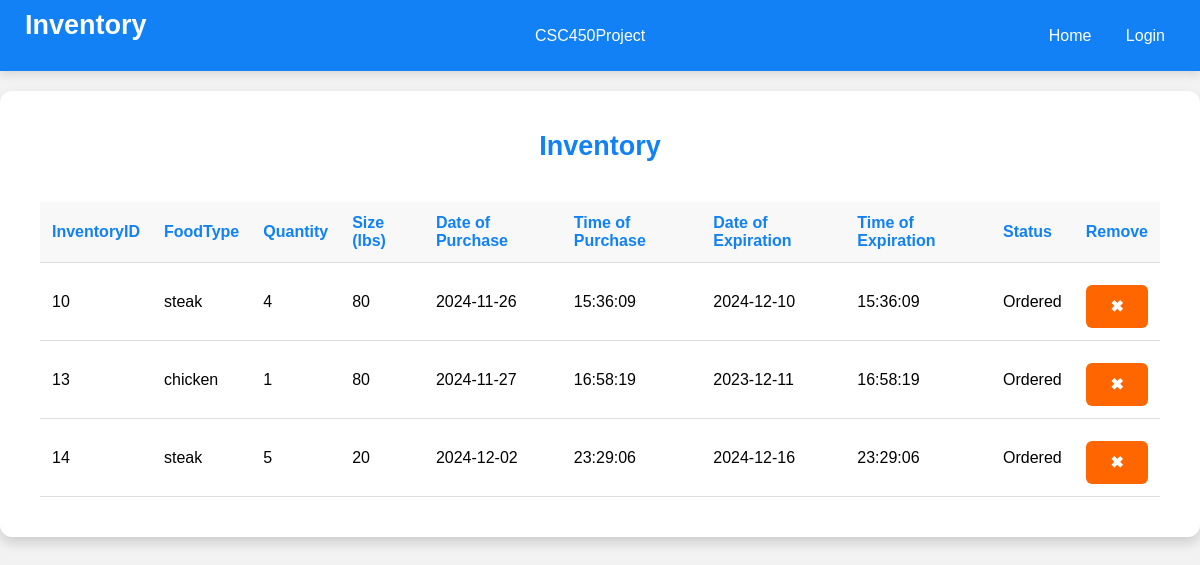
The page /inventory on the database as committed earlier.
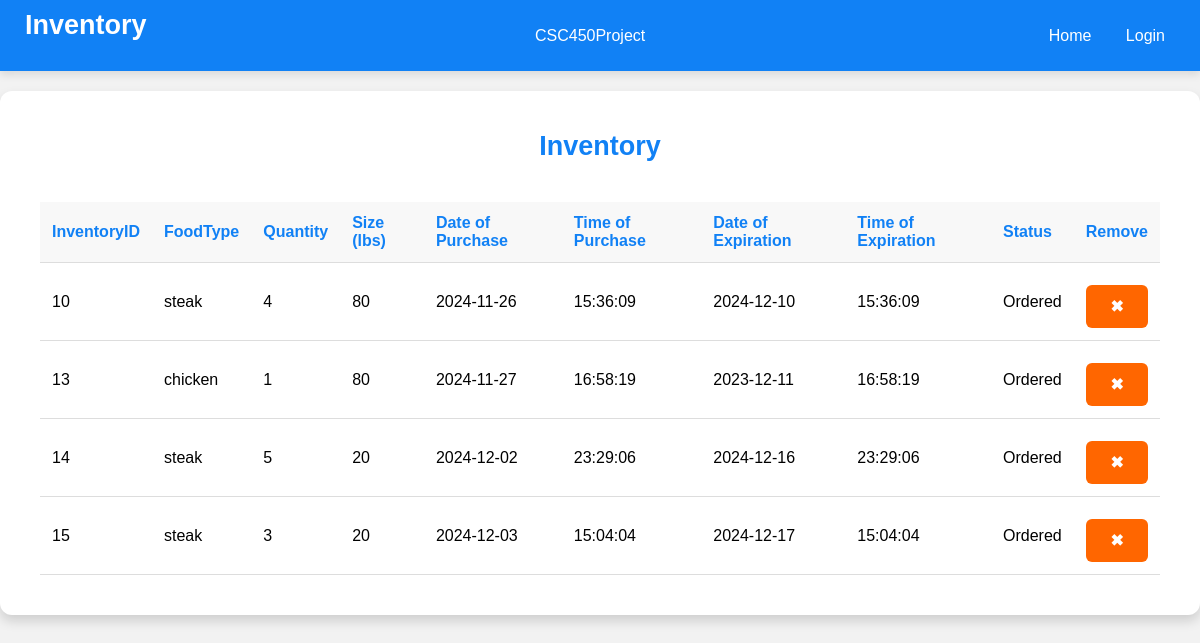
The same page on the database as committed later.
### tables this page shows
CREATE TABLE "Inventory" (
	"InventoryID"	INTEGER,
	"FoodType"	VARCHAR(10) NOT NULL,
	"Quantity"	INTEGER NOT NULL CHECK("Amount" >= 0),
	"Size"		INTEGER NOT NULL,
	"PurchaseDate"	DATE NOT NULL,
	"PurchaseTime"	TIME NOT NULL,
	"ExpirationDate"	DATE NOT NULL,
	"ExpirationTime"	TIME NOT NULL,
	"InventoryStatus"	VARCHAR(20) NOT NULL,
	PRIMARY KEY("InventoryID" AUTOINCREMENT)
);

### app.py (the view)
@app.route('/inventory', methods=['GET', 'POST'])
def inventory():
    session.pop('reservation_chosen', None)
    db = Database()
    inventory = db.getInventory()
    if request.method == 'POST':  # If removing an item
        inventoryID = request.form.get('inventory_id')
        db.removeItem(inventoryID)
        inventory = db.getInventory()
        account_id = db.get_id_from_email(session['email'])
        db.check_low_stock_and_notify(account_id)
    if 'email' in session and session.get('account_type') == 'employee':
        account_id = db.get_id_from_email(session['email'])
        db.notify_expired_items(account_id)
    return render_template('inventory.html', inventory=inventory)

### database.py (called while the page is built)
    def __del__(self):
        self.cursor.close()

    def getInventory(self):
        query = """
        SELECT *
        FROM INVENTORY
        ORDER BY INVENTORYID
        """
        self.cursor.execute(query)
        return self.cursor.fetchall()

### templates/inventory.html (shortened to what this page needs)
<!DOCTYPE html>
<html lang="en">
<head>
</head>
<body>
    <div class="navbar">
        <h1>Inventory</h1>
        <div class="brand">CSC450Project</div>
        <div>
            <a href="/home">Home</a>
            {% if session.get('email') %}
                <a href="/myReservations">My Reservations</a>
                <a href="/ordering">Order</a>
                <a href="/inventory">Inventory</a>
                <a href="/logout">Logout</a>
            {% else %}
                <a href="/login">Login</a>
            {% endif %}
        </div>
    </div>
    <div class="table-container">
        <h2>Inventory</h2>
        {% if inventory %}
        <table id="inventory-table">
            <thead>
                <tr>
                    <th>InventoryID</th>
                    <th>FoodType</th>
                    <th>Quantity</th>
                    <th>Size (lbs)</th>
                    <th>Date of Purchase</th>
                    <th>Time of Purchase</th>
                    <th>Date of Expiration</th>
                    <th>Time of Expiration</th>
                    <th>Status</th>
                    <th>Remove</th>
                </tr>
            </thead>
            <tbody id="inventory-table-body">
                {% for row in inventory %}
                    <tr>
                        <td>{{ row[0] }}</td>
                        <td>{{ row[1] }}</td>
                        <td>{{ row[2] }}</td>
                        <td>{{ row[3] }}</td>
                        <td>{{ row[4] }}</td>
                        <td>{{ row[5] }}</td>
                        <td>{{ row[6] }}</td>
                        <td>{{ row[7] }}</td>
                        <td>{{ row[8] }}</td>
                        <td>
                            <form action="/inventory" method="POST" style="display:inline;" onsubmit="return confirmCancel();">
                                <button type="submit">✖</button>
                            </form>
                        </td>
                    </tr>
                {% endfor %}
            </tbody>
        </table>
        {% else %}
        <h4>No items in inventory.</h4>
        {% endif %}
    </div>
</body>
</html>

### templates/inventory.html (style rules this page uses)
* { box-sizing: border-box; margin: 0; padding: 0; }
body { font-family: Arial, sans-serif; background-color: #f2f2f2; display: flex; flex-direction: column; justify-content: flex-start; align-items: center; min-height: 100vh; padding-top: 0; }
.navbar { display: flex; justify-content: space-between; align-items: center; background-color: #1181f5; color: #ffffff; padding: 10px 20px; box-shadow: 0 4px 8px rgba(0, 0, 0, 0.1); position: sticky; top: 0; width: 100%; z-index: 1000; }
.navbar a { color: #ffffff; text-decoration: none; margin: 0 15px; font-size: 16px; transition: color 0.3s; }
.form-container, .table-container { background-color: #ffffff; padding: 40px; border-radius: 12px; box-shadow: 0 6px 12px rgba(0, 0, 0, 0.15); width: 100%; max-width: 1500px; margin-bottom: 30px; margin-top: 20px; display: flex; flex-direction: column; align-items: center; }
h1 { color: #ffffff; text-align: left; margin-bottom: 20px; margin-left: 5px; font-size: 27px; }
h2 { color: #1181f5; text-align: center; margin-bottom: 20px; font-size: 27px; }
button { width: 100%; padding: 12px; background-color: #ff6600; color: #ffffff; border: none; border-radius: 6px; font-size: 16px; font-weight: bold; cursor: pointer; transition: background-color 0.3s; margin-top: 10px; }
.table-container table { width: 100%; border-collapse: collapse; margin-top: 20px; }
.table-container th, .table-container td { padding: 12px; text-align: left; border-bottom: 1px solid #dddddd; }
.table-container th { background-color: #f8f8f8; color: #1181f5; }

Rows that differ between the two databases and show on the page:
added Inventory: InventoryID "15", FoodType "steak", Quantity "3", Size "20", PurchaseDate "2024-12-03", PurchaseTime "15:04:04", ExpirationDate "2024-12-17", ExpirationTime "15:04:04", InventoryStatus "Ordered"
